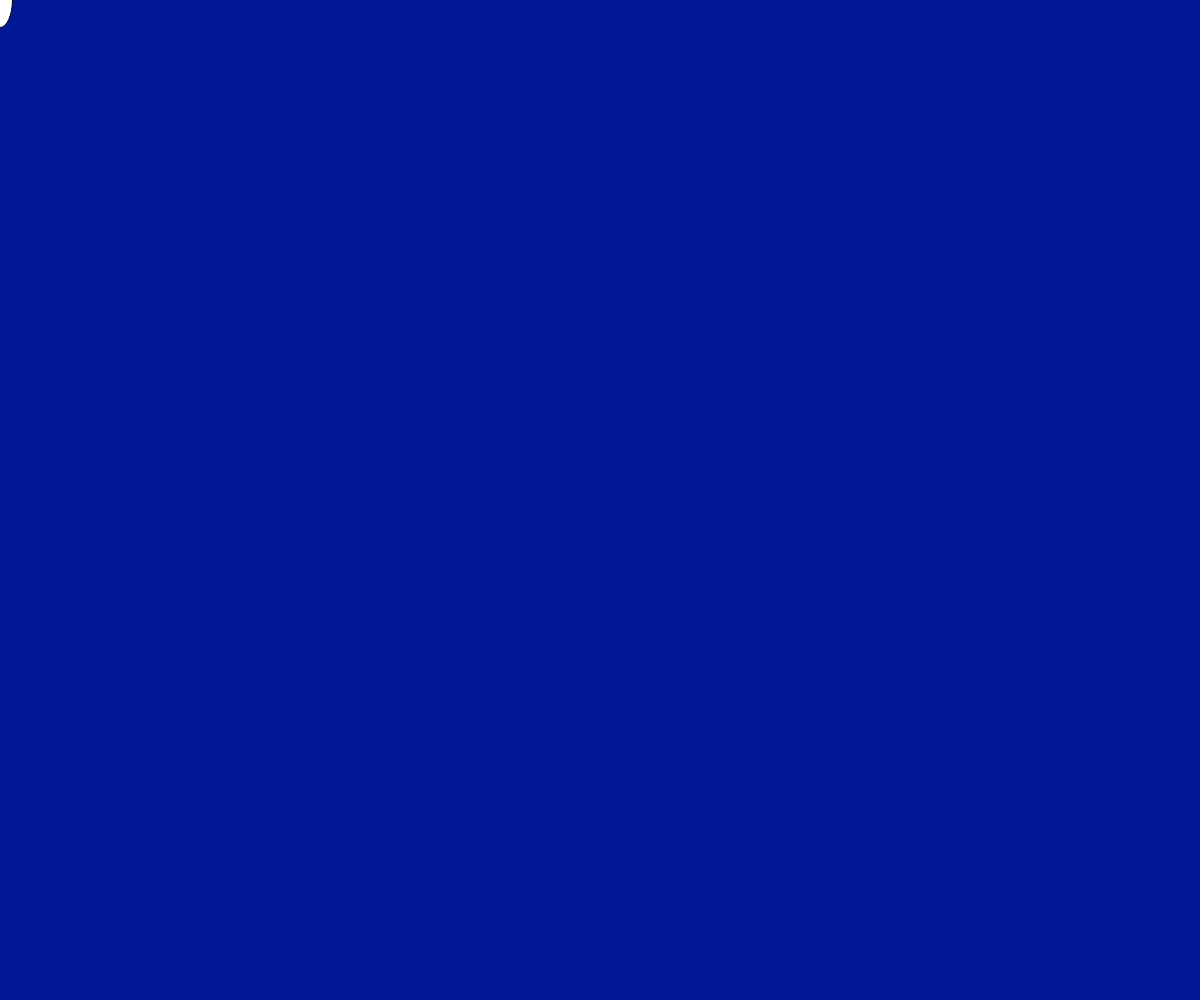
Frame 1 (no input)
Frame 60 (no input): identical to frame 1, image omitted
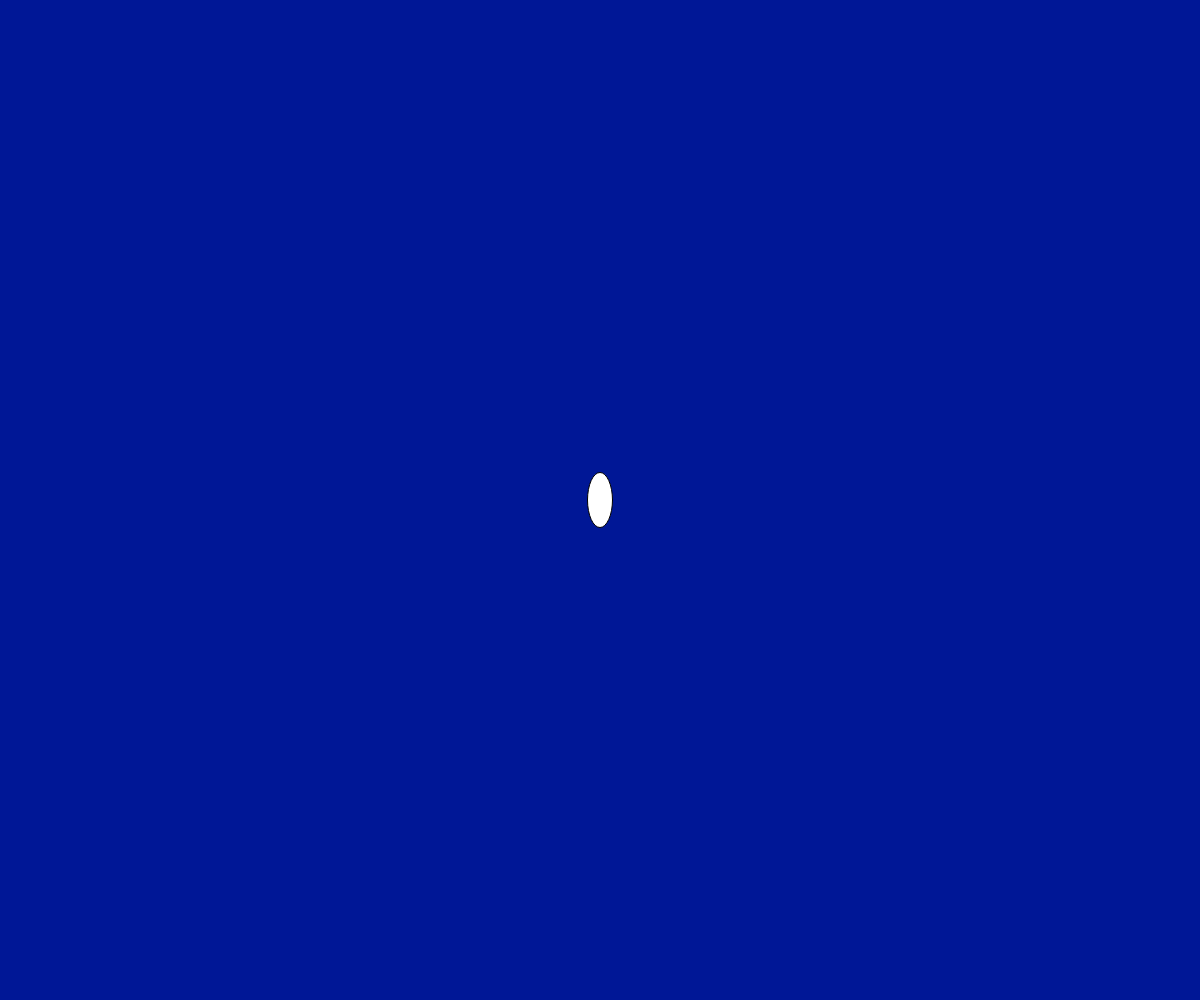
Frame 120 (the mouse pressed at the canvas centre since frame 60)

The p5.js sketch that drew these frames (run headless with seeded random() and noise() and a simulated clock; from frame 60 on, the mouse is pressed at the canvas centre):

// p5.js sketch
// ── sketch.js
function setup() {
	createCanvas(windowWidth, windowHeight);
}

function draw() {
	background(0,23,150);
	let b = ellipse(mouseX,mouseY,25,55);
}
